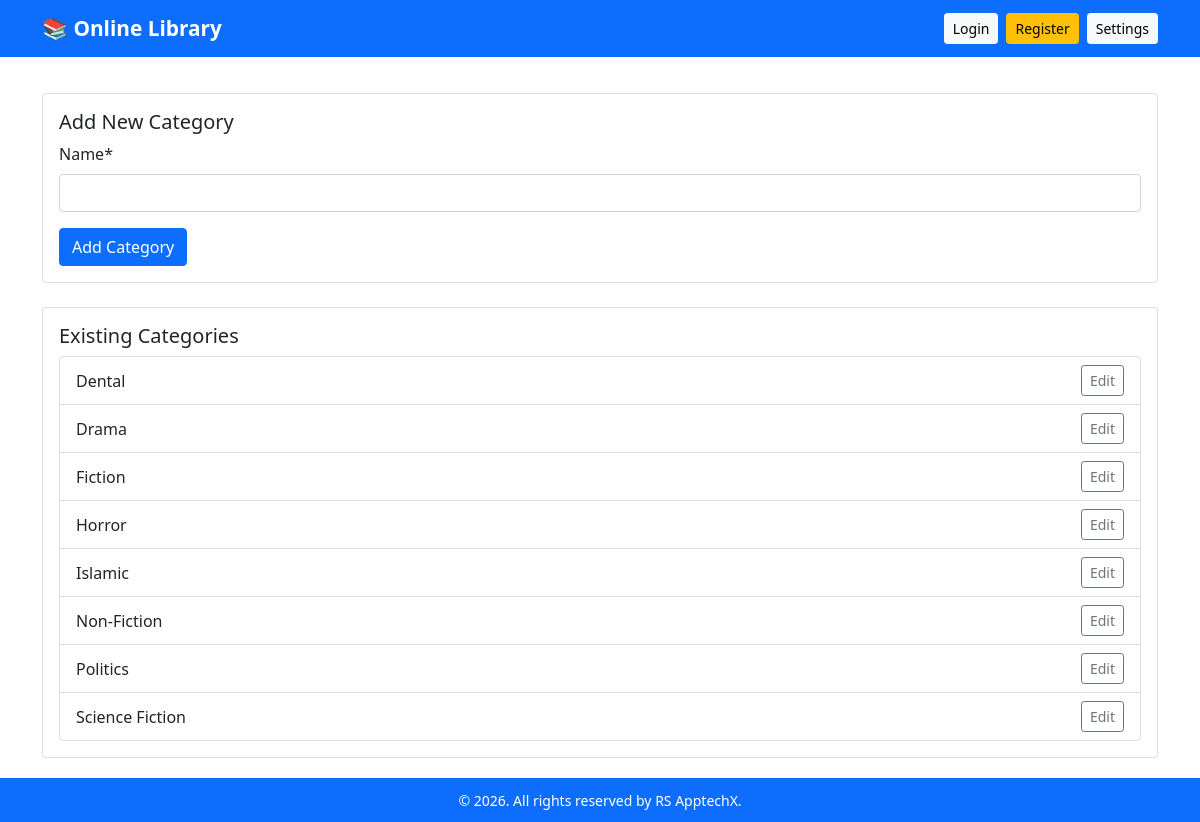
Page /categories/ on the committed database.
### library/models.py (models this page shows, shortened)
class Category(models.Model):
    name = models.CharField(max_length=100, unique=True)
    class Meta:
        ordering = ["name"]
        verbose_name_plural = "Categories"

### library/views.py (the view)
# urls.py: path("categories/", views.category_list, name="category_list"),
def category_list(request):
    if request.method == "POST":
        form = CategoryForm(request.POST)
        if form.is_valid():
            category = form.save()
            messages.success(request, "Category added.")
            return redirect("library:category_list")
    else:
        form = CategoryForm()
    categories = Category.objects.all()
    return render(
        request, "library/category_list.html", {"form": form, "categories": categories}
    )

### library/forms.py
class CategoryForm(forms.ModelForm):
    class Meta:
        model = Category
        fields = ["name"]

### library/templates/library/category_list.html
{% extends "library/base.html" %}
{% load crispy_forms_tags %}
{% block content %}
<div class="card mb-4">
  <div class="card-body">
    <h5 class="card-title">Add New Category</h5>
    <form method="post">
      {% csrf_token %} {{ form|crispy }}
      <button type="submit" class="btn btn-primary">Add Category</button>
    </form>
  </div>
</div>
<div class="card">
  <div class="card-body">
    <h5 class="card-title">Existing Categories</h5>
    <ul class="list-group">
      {% for category in categories %}
      <li
        class="list-group-item d-flex justify-content-between align-items-center"
      >
        <span>{{ category.name }}</span>
        <div>
          <a
            href="{% url 'library:category_edit' category.pk %}"
            class="btn btn-sm btn-outline-secondary"
            >Edit</a
          >
        </div>
      </li>
      {% empty %}
      <li class="list-group-item">No categories yet.</li>
      {% endfor %}
    </ul>
  </div>
</div>
{% endblock %}

### library/static/style.css (style rules this page uses)
body { font-family: Arial, sans-serif; margin: 2rem; }
a { text-decoration: none; color: #d13beb; }
ul { list-style: none; padding-left: 0; }

### library/templates/library/base.html (style rules this page uses)
body { display: flex; flex-direction: column; min-height: 100vh; }

### rows in the picture
Category: name "Dental"
Category: name "Drama"
Category: name "Fiction"
Category: name "Horror"
Category: name "Islamic"
Category: name "Non-Fiction"
Category: name "Politics"
Category: name "Science Fiction"
